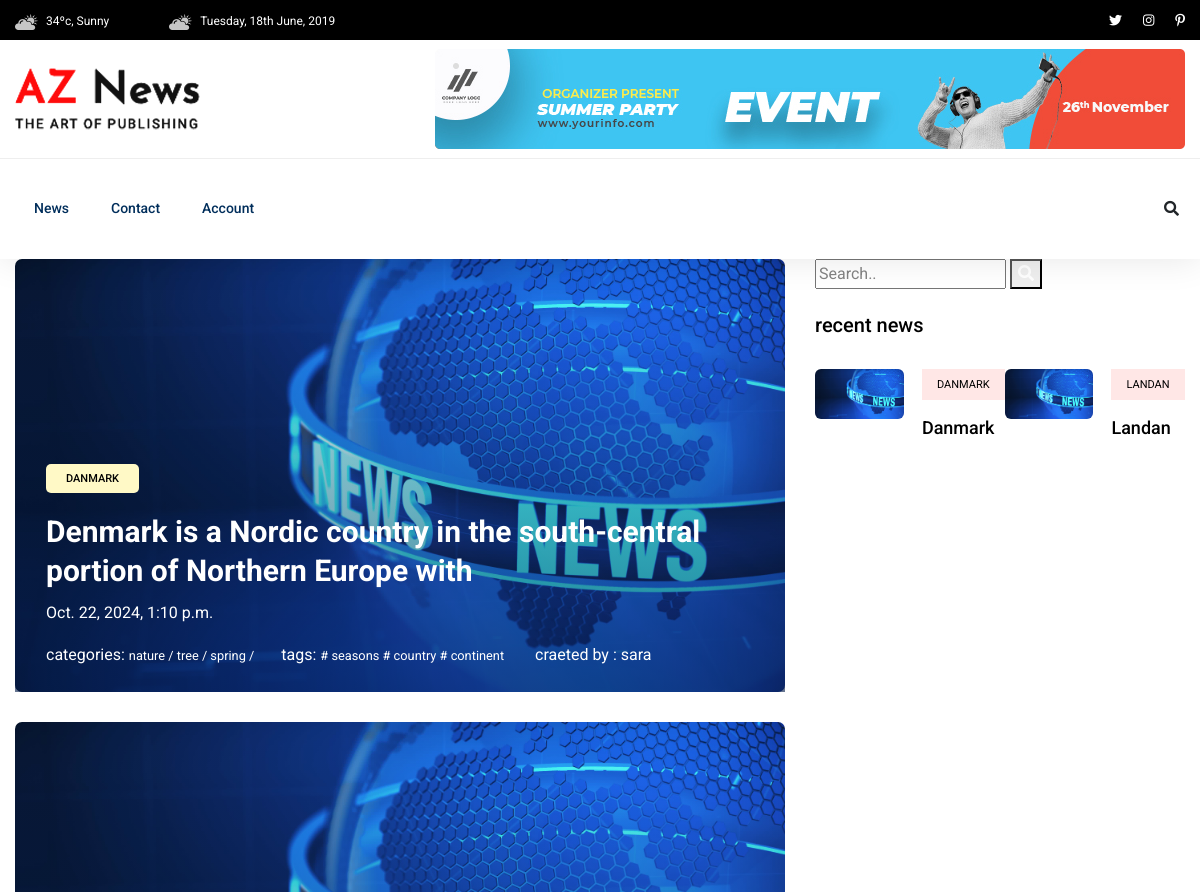
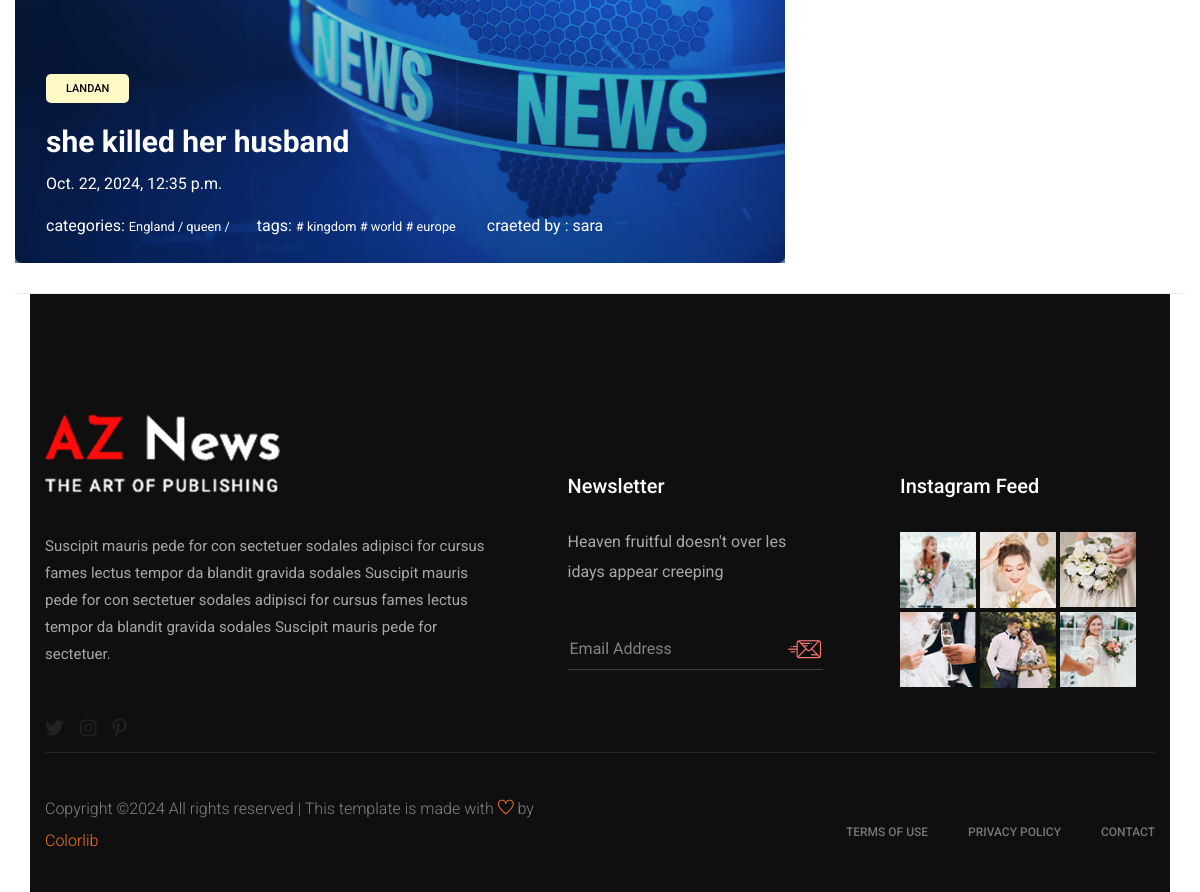
The page / on the database its author committed (2 pictures, top to bottom).
### news/models.py (models this page shows, shortened)
class News(models.Model):
  title=models.CharField(max_length=254)
  description=models.TextField()
  active=models.BooleanField(default=False)
  updated_time=models.DateTimeField(auto_now=True)
  created_time=models.DateTimeField(auto_now_add=True)
  author=models.ForeignKey(User,on_delete=models.CASCADE,blank=False)
  image=models.ImageField(upload_to='news/images/',default="news/images/1.jpg")
  category=models.ManyToManyField("Category")
  Tag=models.ManyToManyField("Tag")
  breif_description=models.CharField(max_length=80,null=True,blank=True)
  class Meta:
    verbose_name="new  "
    verbose_name_plural="news "
    ordering=['created_time']

class Category(models.Model):
  title=models.CharField(max_length=80)
  class Meta:
    verbose_name="category  "
    verbose_name_plural="categories "

class Tag(models.Model):
  title=models.CharField(max_length=80)

### news/views.py (the view)
# urls.py: path('', list_news ,name="news"),
def list_news(request ,**kwargs):
    news=News.objects.filter(active=True).order_by('-created_time')
    if kwargs.get('category'):
        news=news.filter(category__title=kwargs['category'])
    if kwargs.get('tag'):
         news=news.filter(Tag__title=kwargs['tag'])
    search=request.GET.get('q')
    if search:
        news=news.filter(title__icontains=search)
    if kwargs.get('author'):
        news=news.filter(author__username=kwargs['author'])
    context={'news':news}
    return render(request,'news/listnews.html',context)

### templates/news/listnews.html (shortened to what this page needs)
{% extends "base.html" %}
{% load static %}
{% block content %}
{% for new in news %}
<div class="trending-top mb-30">
  <div class="trend-top-img">
      <img src="{{new.image.url}}" alt="">
      <div class="trend-top-cap">
          <span>{{new.title}}</span>
          <h2><a href="{% url "news:detail" num=new.id %}">{{new.breif_description}}<br> </a></h2>
          <p class="text-white" style="dislplay:inline" >{{new.created_time}}</p>
          <a class="text-white" style="dislplay:inline" >categories: </a>
          {% for cat in new.category.all %}
<small><a href="{% url "news:category" category=cat.title %}" >{{cat.title}} / </a></small>
{% endfor %}
<a class="text-white" style="dislplay:inline ml-3" >&nbsp;&nbsp;&nbsp;&nbsp;&nbsp;&nbsp;tags: </a>
{% for tag in new.Tag.all %}
<small><a href="{% url "news:tag" tag=tag.title %}" ># {{tag.title}} </a></small>
{% endfor %}
      <a class="text-white" href="{% url "news:author" author=new.author %}" >&nbsp;&nbsp;&nbsp;&nbsp;&nbsp;&nbsp; craeted by : {{new.author}}</a>
      </div>
  </div>
</div>
{% endfor %}
{% endblock content %}

### templates/base.html (shortened to what this page needs)
{% load static %}
<!doctype html>
<html class="no-js" lang="zxx">
    <head>
            <link rel="stylesheet" href="{% static "assets/css/bootstrap.min.css" %}">
            <link rel="stylesheet" href="{% static "assets/css/owl.carousel.min.css"%}">
            <link rel="stylesheet" href="{% static "assets/css/ticker-style.css" %}">
            <link rel="stylesheet" href="{% static "assets/css/flaticon.css" %}">
            <link rel="stylesheet" href="{% static "assets/css/slicknav.css" %}">
            <link rel="stylesheet" href="{% static "assets/css/animate.min.css" %}">
            <link rel="stylesheet" href="{% static "assets/css/magnific-popup.css" %}">
            <link rel="stylesheet" href="{% static "assets/css/fontawesome-all.min.css" %}">
            <link rel="stylesheet" href="{% static "assets/css/themify-icons.css" %}">
            <link rel="stylesheet" href="{% static "assets/css/slick.css" %}">
            <link rel="stylesheet" href="{% static "assets/css/nice-select.css" %}">
            <link rel="stylesheet" href="{% static "assets/css/style.css" %}">
   </head>
   <body>
    <header>
       <div class="header-area">
            <div class="main-header ">
                <div class="header-top black-bg d-none d-md-block">
                   <div class="container">
                       <div class="col-xl-12">
                            <div class="row d-flex justify-content-between align-items-center">
                                <div class="header-info-left">
                                    <ul>
                                        <li><img src=" {% static "assets/img/icon/header_icon1.png" %} " alt="">34ºc, Sunny </li>
                                        <li><img src=" {% static "assets/img/icon/header_icon1.png" %}" alt="">Tuesday, 18th June, 2019</li>
                                    </ul>
                                </div>
                                <div class="header-info-right">
                                    <ul class="header-social">
                                        <li><a href="#"><i class="fab fa-twitter"></i></a></li>
                                        <li><a href="#"><i class="fab fa-instagram"></i></a></li>
                                       <li> <a href="#"><i class="fab fa-pinterest-p"></i></a></li>
                                    </ul>
                                </div>
                            </div>
                       </div>
                   </div>
                </div>
                <div class="header-mid d-none d-md-block">
                   <div class="container">
                        <div class="row d-flex align-items-center">
                            <div class="col-xl-3 col-lg-3 col-md-3">
                                <div class="logo">
                                    <a href="index.html"><img src="assets/img/logo/logo.png" alt=""></a>
                                </div>
                            </div>
                            <div class="col-xl-9 col-lg-9 col-md-9">
                                <div class="header-banner f-right ">
                                    <img src="assets/img/hero/header_card.jpg" alt="">
                                </div>
                            </div>
                        </div>
                   </div>
                </div>
               <div class="header-bottom header-sticky">
                    <div class="container">
                        <div class="row align-items-center">
                            <div class="col-xl-10 col-lg-10 col-md-12 header-flex">
                                <div class="main-menu d-none d-md-block">
                                    <nav>
                                        <ul id="navigation">
                                            <li><a href="{% url "news:news" %}">news</a></li>
                                            <li><a href="{% url "website:contact" %}">Contact</a></li>
                                            {% if request.user.is_authenticated  %}
                                            <li><a href="{% url "accounts:logout" %}">logout</a></li>
                                            {% else %}
                                            <li><a href="{% url "accounts:login" %}">account</a></li>
                                            {% endif %}
                                        </ul>
                                    </nav>
                                </div>
                            </div>
                            <div class="col-xl-2 col-lg-2 col-md-4">
                                <div class="header-right-btn f-right d-none d-lg-block">
                                    <i class="fas fa-search special-tag"></i>
                                </div>
                            </div>
                            <div class="col-12">
                            </div>
                        </div>
                    </div>
               </div>
            </div>
       </div>
    </header>
    <main>
    <div class="trending-area fix">
        <div class="container">
            <div class="trending-main">
                <div class="row">
                    <div class="col-lg-8">
{% block content %}{% endblock content %}
                    </div>
                    {% include "news/includes/sidebar.html" %}
                </div>
            </div>
        </div>
    </div>
   <footer class="container">
       <div class="footer-area footer-padding fix">
            <div class="container">
                <div class="row d-flex justify-content-between">
                    <div class="col-xl-5 col-lg-5 col-md-7 col-sm-12">
                        <div class="single-footer-caption">
                            <div class="single-footer-caption">
                                <div class="footer-logo">
                                    <a href="index.html"><img src="assets/img/logo/logo2_footer.png" alt=""></a>
                                </div>
                                <div class="footer-tittle">
                                    <div class="footer-pera">
                                        <p>Suscipit mauris pede for con sectetuer sodales adipisci for cursus fames lectus tempor da blandit gravida sodales  Suscipit mauris pede for con sectetuer sodales adipisci for cursus fames lectus tempor da blandit gravida sodales  Suscipit mauris pede for sectetuer.</p>
                                    </div>
                                </div>
                                <div class="footer-social">
                                    <a href="#"><i class="fab fa-twitter"></i></a>
                                    <a href="#"><i class="fab fa-instagram"></i></a>
                                    <a href="#"><i class="fab fa-pinterest-p"></i></a>
                                </div>
                            </div>
                        </div>
                    </div>
                    <div class="col-xl-3 col-lg-3 col-md-4  col-sm-6">
                        <div class="single-footer-caption mt-60">
                            <div class="footer-tittle">
                                <h4>Newsletter</h4>
                                <p>Heaven fruitful doesn't over les idays appear creeping</p>
                                <div class="footer-form" >
                                    <div id="mc_embed_signup">
                                        <form target="_blank" action="https://spondonit.us12.list-manage.com/subscribe/post?u=1462626880ade1ac87bd9c93a&amp;id=92a4423d01"
                                        method="get" class="subscribe_form relative mail_part">
                                            <input type="email" name="email" id="newsletter-form-email" placeholder="Email Address"
                                            class="placeholder hide-on-focus" onfocus="this.placeholder = ''"
                                            onblur="this.placeholder = ' Email Address '">
                                            <div class="form-icon">
                                            <button type="submit" name="submit" id="newsletter-submit"
                                            class="email_icon newsletter-submit button-contactForm"><img src="assets/img/logo/form-iocn.png" alt=""></button>
                                            </div>
                                        </form>
                                    </div>
                                </div>
                            </div>
                        </div>
                    </div>
                    <div class="col-xl-3 col-lg-3 col-md-5 col-sm-6">
                        <div class="single-footer-caption mb-50 mt-60">
                            <div class="footer-tittle">
                                <h4>Instagram Feed</h4>
                            </div>
                            <div class="instagram-gellay">
                                <ul class="insta-feed">
                                    <li><a href="#"><img src="assets/img/post/instra1.jpg" alt=""></a></li>
                                    <li><a href="#"><img src="assets/img/post/instra2.jpg" alt=""></a></li>
                                    <li><a href="#"><img src="assets/img/post/instra3.jpg" alt=""></a></li>
                                    <li><a href="#"><img src="assets/img/post/instra4.jpg" alt=""></a></li>
                                    <li><a href="#"><img src="assets/img/post/instra5.jpg" alt=""></a></li>
                                    <li><a href="#"><img src="assets/img/post/instra6.jpg" alt=""></a></li>
                                </ul>
                            </div>
                        </div>
                    </div>
                </div>
            </div>
        </div>
       <div class="footer-bottom-area">
           <div class="container">
               <div class="footer-border">
                    <div class="row d-flex align-items-center justify-content-between">
                        <div class="col-lg-6">
                            <div class="footer-copy-right">
                                <p>
  Copyright &copy;<script>document.write(new Date().getFullYear());</script> All rights reserved | This template is made with <i class="ti-heart" aria-hidden="true"></i> by <a href="https://colorlib.com" target="_blank">Colorlib</a>
  </p>
                            </div>
                        </div>
                        <div class="col-lg-6">
                            <div class="footer-menu f-right">
                                <ul>
                                    <li><a href="#">Terms of use</a></li>
                                    <li><a href="#">Privacy Policy</a></li>
                                    <li><a href="#">Contact</a></li>
                                </ul>
                            </div>
                        </div>
                    </div>
               </div>
           </div>
       </div>
   </footer>
    </body>
</html>

### templates/news/includes/sidebar.html
                    <div class="col-lg-4">
                      <form method="GET">
                          <input name='q' type="text" placeholder="Search.." name="search">
                          <button type="submit"><i class="fa fa-search"></i></button>
                        </form>
                        <br/>
                      <h5>recent news</h5>  <br/>
                      {% for new in news %}
                      <div class="trand-right-single d-flex">
                          <div class="trand-right-img">
                              <img style="width50px;height:50px" src="{{new.image.url}}" alt="">
                          </div>
                          <div class="trand-right-cap">
                              <span class="color1">{{new.title}}</span>
                              <h4><a href="#">{{new.title}}</a></h4>
                          </div>
                          <br/>
                          {% endfor %}
                      </div>

### rows shown on the page
News: image (picture), title "DANMARK", breif_description "Denmark is a Nordic country in the south-central portion of Northern Europe with", created_time "Oct. 22, 2024, 1:10 p.m.", author "sara", title "Danmark"
Category: title "nature"
Category: title "tree"
Category: title "spring"
Tag: title "seasons"
Tag: title "country"
Tag: title "continent"
News: image (picture), title "LANDAN", breif_description "she killed her husband", created_time "Oct. 22, 2024, 12:35 p.m.", author "sara", title "Landan"
Category: title "England"
Category: title "queen"
Tag: title "kingdom"
Tag: title "world"
Tag: title "europe"
